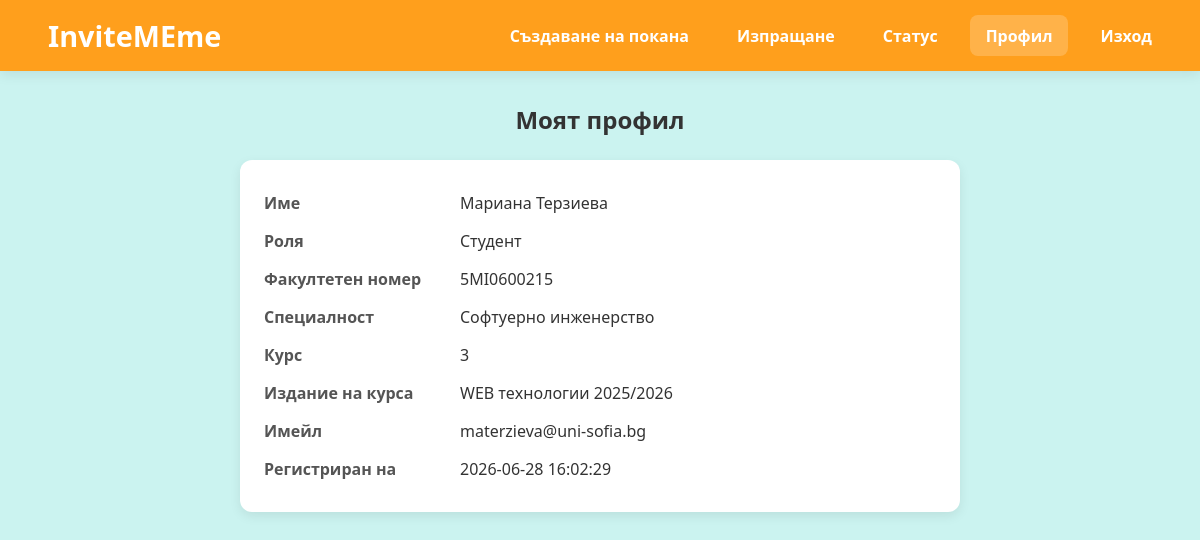
The app's page /profile.php (signed in) with its own data.
### tables this page shows
CREATE TABLE IF NOT EXISTS users (
    id INT AUTO_INCREMENT PRIMARY KEY,
    faculty_number VARCHAR(10) NULL UNIQUE,
    first_name VARCHAR(50) NOT NULL,
    last_name VARCHAR(50) NOT NULL,
    email VARCHAR(255) NOT NULL UNIQUE,
    password_hash VARCHAR(255) NOT NULL,
    role ENUM('student', 'teacher') DEFAULT 'student',
    major VARCHAR(100) NULL,
    study_year INT NULL,
    edition_id INT NULL,
    created_at TIMESTAMP DEFAULT CURRENT_TIMESTAMP,

    FOREIGN KEY (edition_id)
        REFERENCES course_editions(id)
);

CREATE TABLE IF NOT EXISTS course_editions (
    id INT AUTO_INCREMENT PRIMARY KEY,
    code VARCHAR(10) NOT NULL UNIQUE,
    title VARCHAR(100) NOT NULL,
    is_active BOOLEAN DEFAULT TRUE,
    facebook_url VARCHAR(255) NULL,
    moodle_url VARCHAR(255) NULL
);

### profile.php (the view, shortened to what this page needs)
<?php
$db = (new DatabaseConnection())->getConnection();
$stmt = $db->prepare('SELECT id, faculty_number, first_name, last_name, email, role, major, study_year, edition_id, created_at FROM users WHERE id = :id LIMIT 1');
$stmt->execute([':id' => $_SESSION['user_id']]);
$user = $stmt->fetch();
$fullName = trim(($user['first_name'] ?? '') . ' ' . ($user['last_name'] ?? ''));
$edition_stmt = $db->prepare('SELECT title FROM course_editions WHERE id = :eid');
$edition_stmt->execute([':eid' => $_SESSION['edition_id']]);
$edition_title = $edition_stmt->fetchColumn();
?>
<!DOCTYPE html>
<html lang="bg">
<head>
    <link rel="stylesheet" href="styles/home.css">
</head>
<body>
    <header>
        <div class="header-container">
            <div class="logo">
                <?php if ((($user['role'] ?? $_SESSION['role'] ?? '') === 'teacher')): ?>
                    <a id="home-link" href="home_teacher.php">InviteMEme</a>
                <?php else: ?>
                    <a id="home-link" href="home_student.php">InviteMEme</a>
                <?php endif; ?>
            </div>
            <nav>
                <ul>
                    <?php if ((($user['role'] ?? $_SESSION['role'] ?? '') === 'teacher')): ?>
                        <li><a href="create_template.php">Създаване на шаблон</a></li>
                        <li><a href="edit_templates.php">Управление на шаблони</a></li>
                        <li><a href="create_invitation.php">Създаване на покана</a></li>
                        <li><a href="profile.php" id="active-menu">Профил</a></li>
                        <li><a href="auth/logout.php">Изход</a></li>
                    <?php else: ?>
                        <li><a href="create_invitation.php">Създаване на покана</a></li>
                        <li><a href="send_invitation.php">Изпращане</a></li>
                        <li><a href="status.php">Статус</a></li>
                        <li><a href="profile.php" id="active-menu">Профил</a></li>
                        <li><a href="auth/logout.php">Изход</a></li>
                    <?php endif; ?>
                </ul>
            </nav>
        </div>
    </header>
    <main>
        <h2>Моят профил</h2>
        <div class="profile-card">
            <div class="profile-row">
                <div class="profile-key">Име</div>
                <div><?php echo htmlspecialchars($fullName); ?></div>
            </div>
            <?php
            $roleText = $user['role'];
            if ($roleText === 'student') {
                $roleText = 'Студент';
            } elseif ($roleText === 'teacher') {
                $roleText = 'Преподавател';
            }
            ?>
            <div class="profile-row">
                <div class="profile-key">Роля</div>
                <div><?php echo htmlspecialchars($roleText); ?></div>
            </div>
            <?php if ((($user['role'] ?? $_SESSION['role'] ?? '') === 'student')): ?>
                <div class="profile-row">
                    <div class="profile-key">Факултетен номер</div>
                    <div><?php echo htmlspecialchars($user['faculty_number'] ?? ''); ?></div>
                </div>
                <div class="profile-row">
                    <div class="profile-key">Специалност</div>
                    <div><?php echo htmlspecialchars($user['major'] ?? ''); ?></div>
                </div>
                <div class="profile-row">
                    <div class="profile-key">Курс</div>
                    <div><?php echo htmlspecialchars($user['study_year'] ?? ''); ?></div>
                </div>
                <div class="profile-row">
                    <div class="profile-key">Издание на курса</div>
                    <div><?php echo htmlspecialchars($edition_title ?? ''); ?></div>
                </div>
            <?php endif; ?>
            <div class="profile-row">
                <div class="profile-key">Имейл</div>
                <div><?php echo htmlspecialchars($user['email']); ?></div>
            </div>
            <div class="profile-row">
                <div class="profile-key">Регистриран на</div>
                <div><?php echo htmlspecialchars($user['created_at']); ?></div>
            </div>
        </div>
    </main>
</body>
</html>

### styles/home.css (style rules this page uses)
:root { --orange: #ff9f1c; --light-orange: #ffbf69; --white: #ffffff; --light-cyan: #cbf3f0; --turquoise: #2ec4b6; --shadow: 0 4px 12px rgba(0, 0, 0, 0.08); }
* { margin: 0; padding: 0; box-sizing: border-box; }
body { font-family: "Segoe UI", sans-serif; background-color: var(--light-cyan); color: #333; }
header { background: var(--orange); color: white; padding: 1rem 2rem; box-shadow: var(--shadow); }
.header-container { display: flex; justify-content: space-between; align-items: center; }
.logo { font-size: 1.8rem; font-weight: bold; }
nav ul { list-style: none; display: flex; gap: 1rem; }
nav a, #home-link { text-decoration: none; color: white; font-weight: 600; padding: 0.6rem 1rem; border-radius: 8px; transition: 0.3s; }
nav a:hover, #active-menu { background-color: rgba(255, 255, 255, 0.2); }
main { max-width: 1200px; margin: 2rem auto; padding: 0 1rem; }

### profile.php (style rules this page uses)
.profile-card { background: #fff; padding: 1.5rem; border-radius: 12px; box-shadow: 0 4px 12px rgba(0, 0, 0, 0.08); max-width: 720px; margin: 1rem auto; }
.profile-row { display: flex; gap: 1rem; padding: .5rem 0; }
.profile-key { width: 180px; font-weight: 700; color: #555; }
h2 { text-align: center; margin-bottom: 1.5rem; color: #333; }

### records on screen
users: fullName "Мариана Терзиева", role "Студент", faculty_number "5MI0600215", major "Софтуерно инженерство", study_year "3", email "materzieva@uni-sofia.bg", created_at "2026-06-28 16:02:29"
course_editions: title "WEB технологии 2025/2026"
